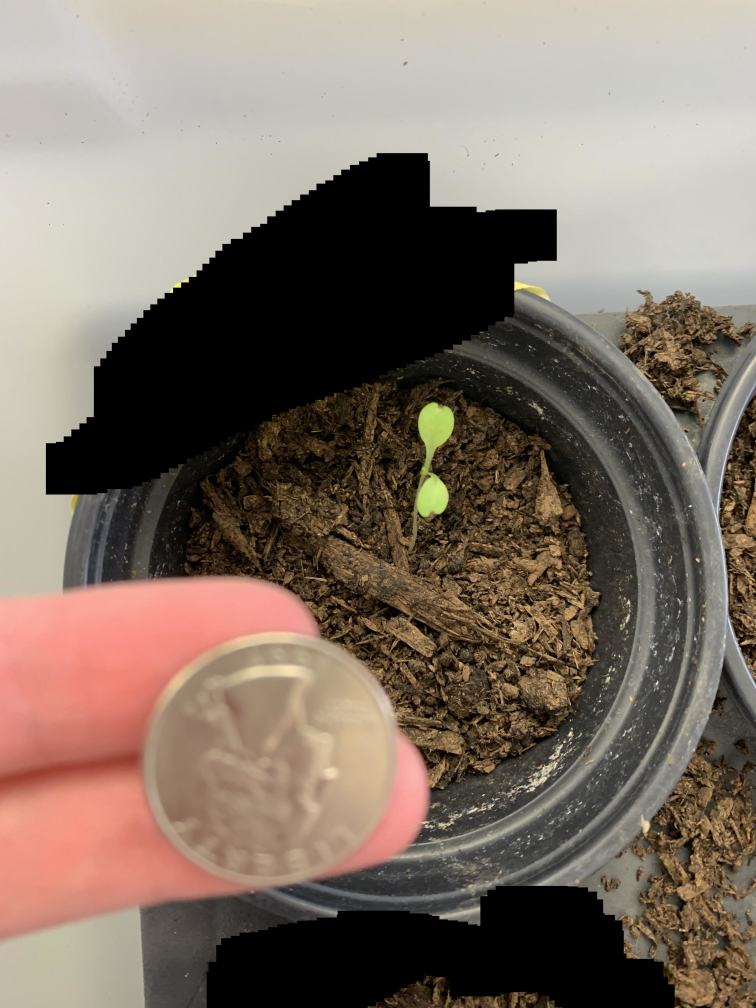
#> input picture 1-17/1.jpg, 3024 x 4032 px, found by its file name (shown at 1/4 size)
$ python get_ranges.py
#> lines starting #> are read from the running program, lines starting #| are printed output that depends on the picture; after the words box and inside, x2 and y2 are one past the last pixel; in counts of white or black regions, pixels touching at a corner belong together
import cv2
import sys
import numpy as np

def nothing(x):
    pass

# Load in image
image = cv2.imread('1-11/1.jpg')
#> image is the input picture: shape (4032, 3024, 3); mean B, G, R 100.2, 112, 126.2
w, h, _ = image.shape
#> w = 4032; h = 3024
w /= 2
#> w = 2016
h /= 2
#> h = 1512
around_center = 800
image = image[int(w-around_center):int(w+around_center), int(h-around_center):int(h+around_center)]
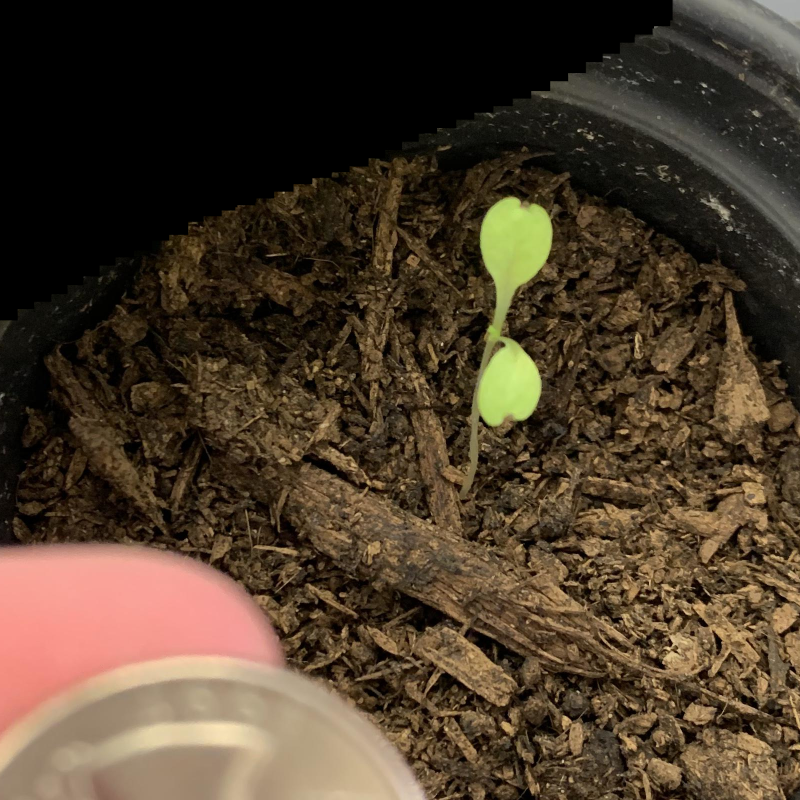
#> image: shape (1600, 1600, 3) (shown at 1/2 size); mean B, G, R 42.7, 59.6, 75

# Create a window
cv2.namedWindow('image')

# create trackbars for color change
cv2.createTrackbar('HMin','image',0,179,nothing) # Hue is from 0-179 for Opencv
#> slider 'HMin' is set to 35
cv2.createTrackbar('SMin','image',0,255,nothing)
#> slider 'SMin' is set to 51
cv2.createTrackbar('VMin','image',0,255,nothing)
#> slider 'VMin' is set to 51
cv2.createTrackbar('HMax','image',0,179,nothing)
#> slider 'HMax' is set to 179
cv2.createTrackbar('SMax','image',0,255,nothing)
#> slider 'SMax' is set to 255
cv2.createTrackbar('VMax','image',0,255,nothing)
#> slider 'VMax' is set to 255

# Set default value for MAX HSV trackbars.
cv2.setTrackbarPos('HMax', 'image', 179)
cv2.setTrackbarPos('SMax', 'image', 255)
cv2.setTrackbarPos('VMax', 'image', 255)

# Initialize to check if HSV min/max value changes
hMin = sMin = vMin = hMax = sMax = vMax = 0
phMin = psMin = pvMin = phMax = psMax = pvMax = 0

output = image
wait_time = 33

while(1):

    # get current positions of all trackbars
    hMin = cv2.getTrackbarPos('HMin','image')
    sMin = cv2.getTrackbarPos('SMin','image')
    vMin = cv2.getTrackbarPos('VMin','image')

    hMax = cv2.getTrackbarPos('HMax','image')
    sMax = cv2.getTrackbarPos('SMax','image')
    vMax = cv2.getTrackbarPos('VMax','image')

    # Set minimum and max HSV values to display
    lower = np.array([hMin, sMin, vMin])
    upper = np.array([hMax, sMax, vMax])

    # Create HSV Image and threshold into a range.
    hsv = cv2.cvtColor(image, cv2.COLOR_BGR2HSV)
#> hsv: shape (1600, 1600, 3); mean H, S, V 15, 107.4, 75.4
    mask = cv2.inRange(hsv, lower, upper)
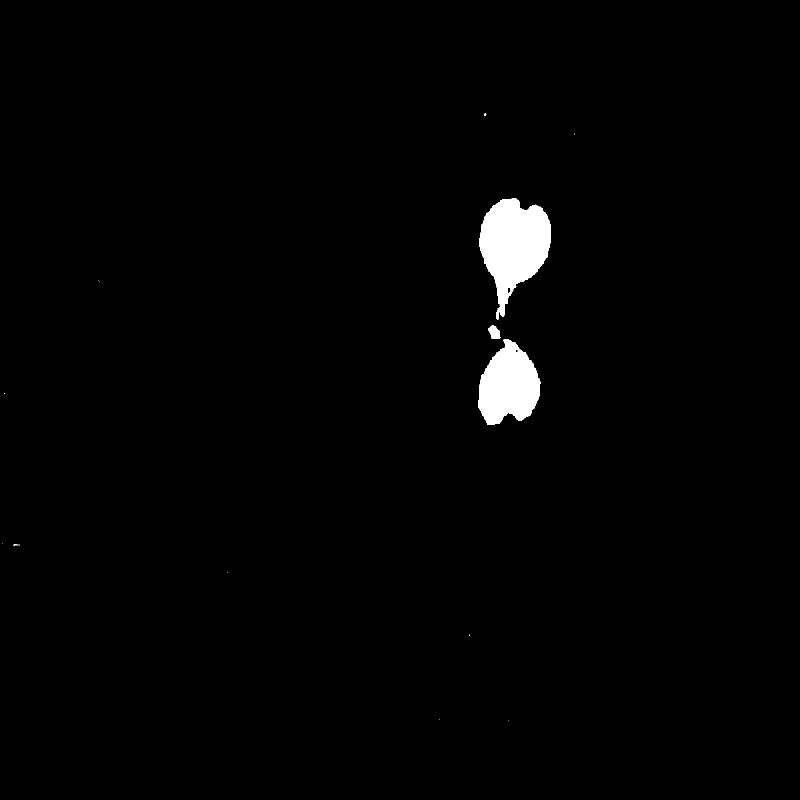
#> mask: shape (1600, 1600) (shown at 1/2 size); 1.4% white; 20 white regions (17 under 20 px), largest, box (x1, y1, x2, y2) and area: (959, 397, 1102, 640) 20320, (957, 678, 1081, 850) 14694, (976, 650, 1001, 678) 469
    output = cv2.bitwise_and(image,image, mask= mask)

    # Print if there is a change in HSV value
    if( (phMin != hMin) | (psMin != sMin) | (pvMin != vMin) | (phMax != hMax) | (psMax != sMax) | (pvMax != vMax) ):
        print("(hMin = %d , sMin = %d, vMin = %d), (hMax = %d , sMax = %d, vMax = %d)" % (hMin , sMin , vMin, hMax, sMax , vMax))
        phMin = hMin
        psMin = sMin
        pvMin = vMin
        phMax = hMax
        psMax = sMax
        pvMax = vMax

    # Display output image
    cv2.imshow('image',output)

    # Wait longer to prevent freeze for videos.
    if cv2.waitKey(wait_time) & 0xFF == ord('q'):
#> (key q is pressed here)
        break

cv2.destroyAllWindows()

$ run again, with 1-17/10.jpg copied over 1-17/1.jpg
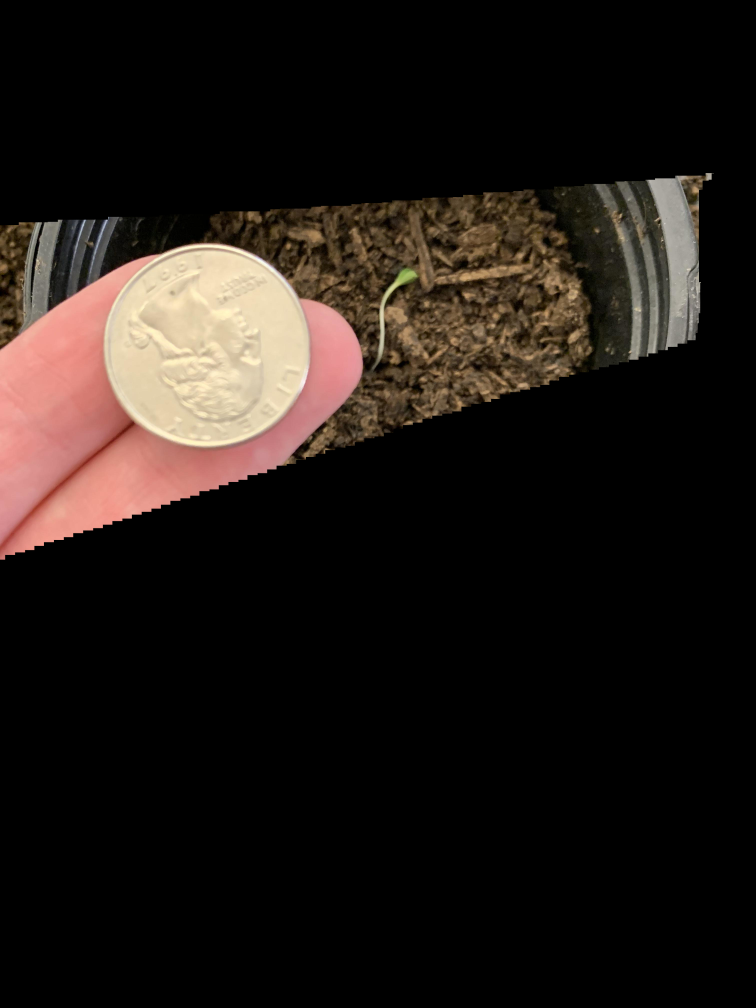
#> input picture 1-17/10.jpg, 3024 x 4032 px, found by its file name (shown at 1/4 size)
#> image is the input picture: shape (4032, 3024, 3); mean B, G, R 21.1, 25.3, 32.1
#> image: shape (1600, 1600, 3)
#> hsv: shape (1600, 1600, 3); mean H, S, V 8.2, 33.4, 52.4
#> `mask = cv2.inRange(hsv, lower, upper)`:
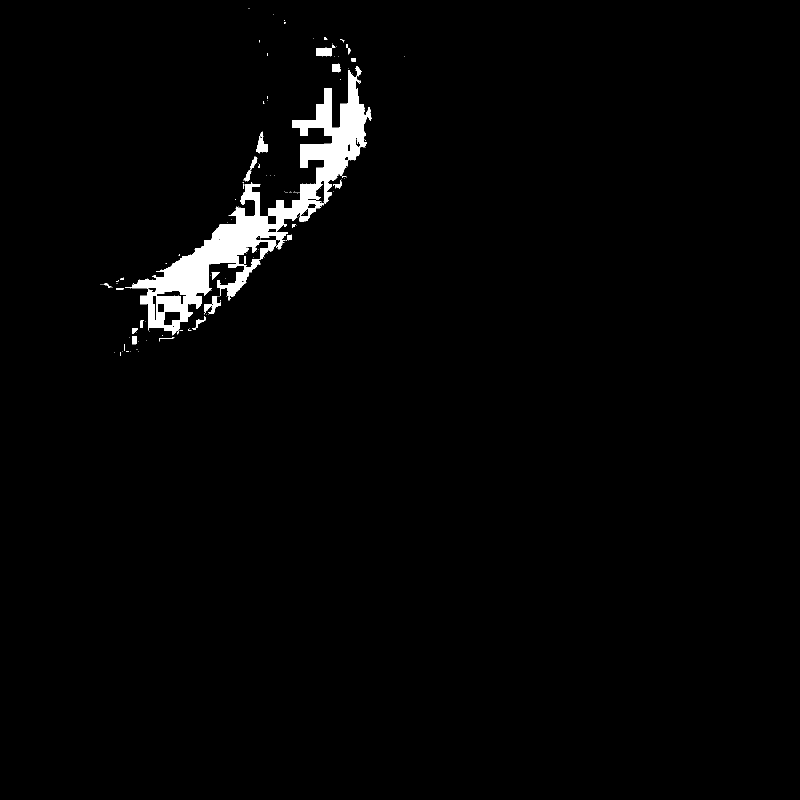
#> mask: shape (1600, 1600) (shown at 1/2 size); 2% white; 150 white regions (123 under 20 px), largest, box (x1, y1, x2, y2) and area: (250, 133, 743, 671) 46235, (408, 592, 442, 629) 546, (512, 263, 535, 307) 496
#> `output = cv2.bitwise_and(image,image, mask= mask)`:
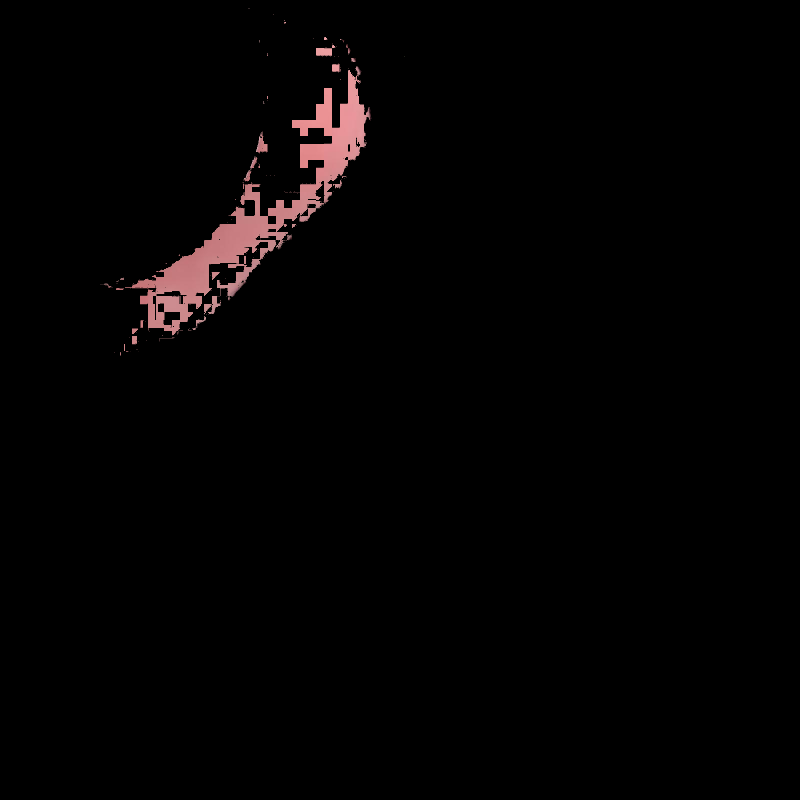
#> output: shape (1600, 1600, 3) (shown at 1/2 size); mean B, G, R 2.7, 2.6, 4

$ run again, with 1-17/11.jpg copied over 1-17/1.jpg
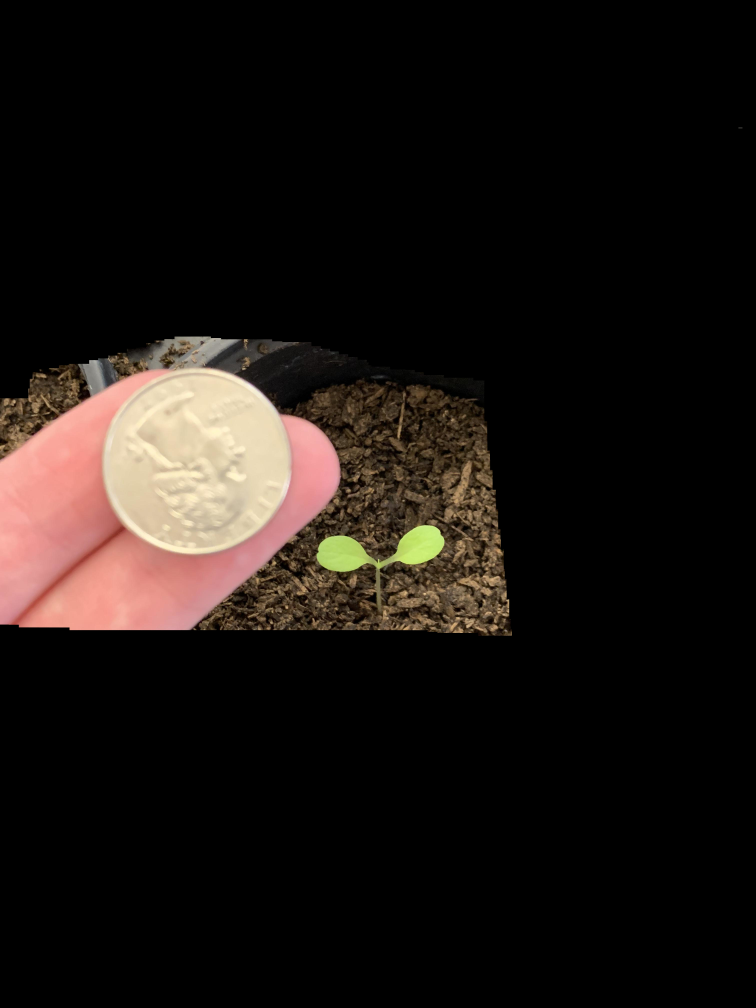
#> input picture 1-17/11.jpg, 3024 x 4032 px, found by its file name (shown at 1/4 size)
#> image is the input picture: shape (4032, 3024, 3); mean B, G, R 17.7, 21.1, 27
#> image: shape (1600, 1600, 3)
#> hsv: shape (1600, 1600, 3); mean H, S, V 15.9, 58.7, 67.3
#> `mask = cv2.inRange(hsv, lower, upper)`:
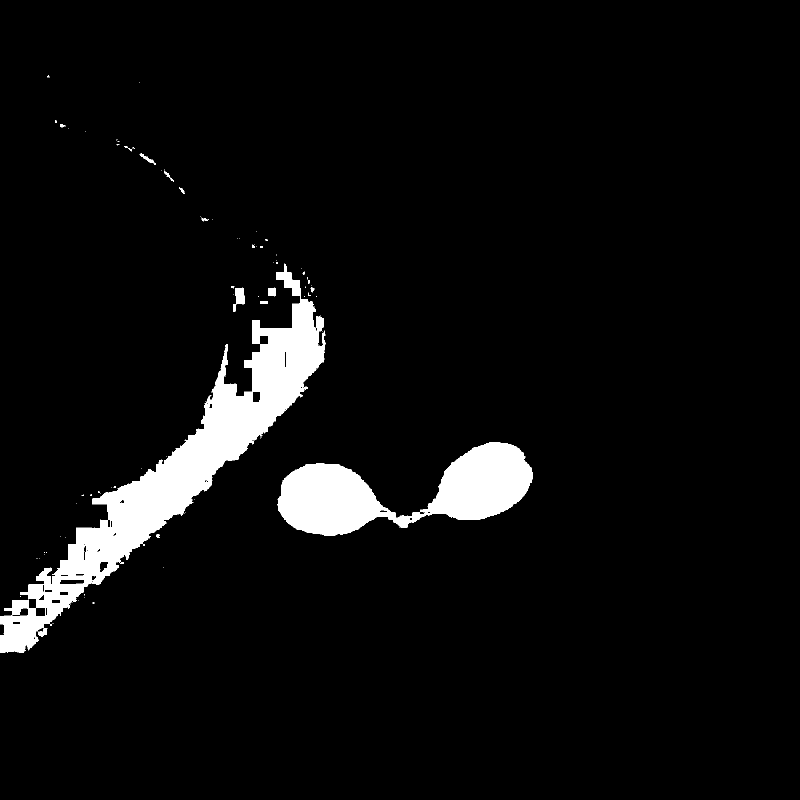
#> mask: shape (1600, 1600) (shown at 1/2 size); 5.3% white; 135 white regions (114 under 20 px), largest, box (x1, y1, x2, y2) and area: (0, 529, 651, 1305) 87364, (555, 884, 1066, 1072) 46775, (470, 575, 489, 609) 526
#> `output = cv2.bitwise_and(image,image, mask= mask)`:
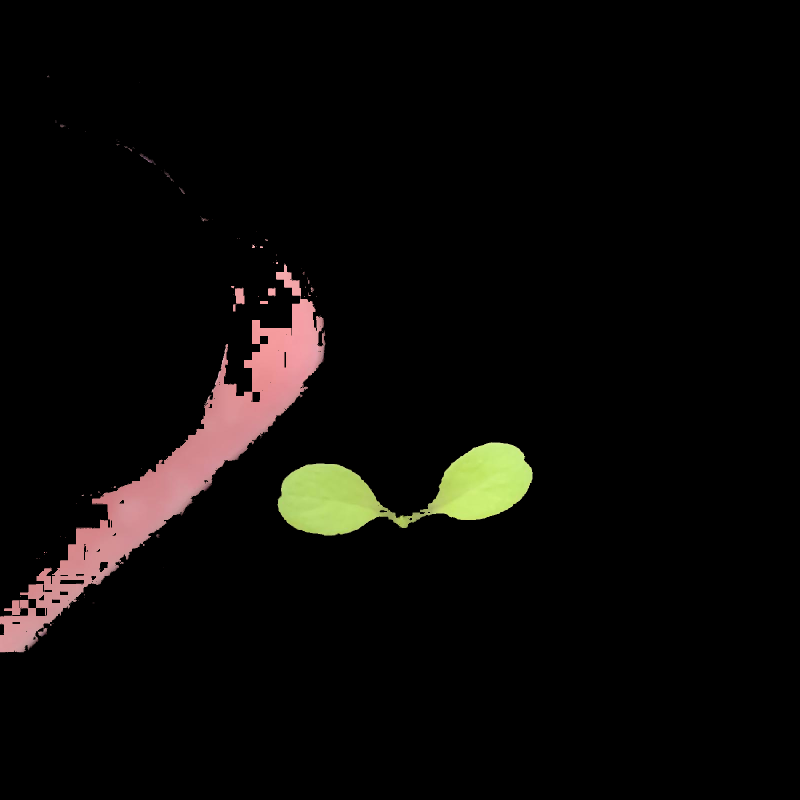
#> output: shape (1600, 1600, 3) (shown at 1/2 size); mean B, G, R 7.2, 9, 11
